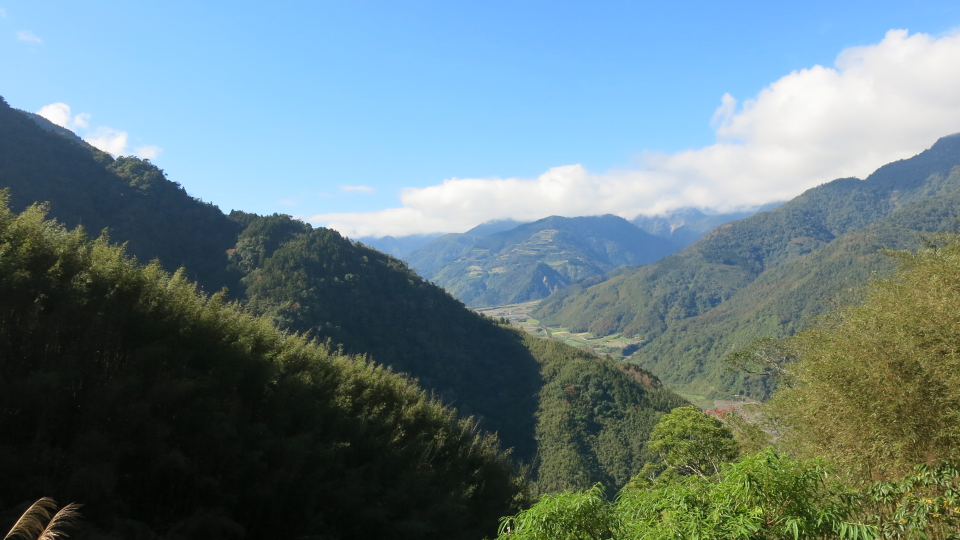
#> input picture Ch3/Image/IMG_4230.JPG, 1920 x 1080 px (shown at 1/2 size)
$ python linearPolar.py
#> lines starting #> are read from the running program, lines starting #| are printed output that depends on the picture
import cv2

if __name__ == "__main__":
    src = cv2.imread("./Image/IMG_4230.JPG")
#> src is the input picture: shape (1080, 1920, 3); mean B, G, R 131.2, 125.6, 103
    cv2.imshow("src", src)

    # 圖像極座標轉換
    dst = cv2.linearPolar(src, (508, 503), 550, cv2.INTER_LINEAR)
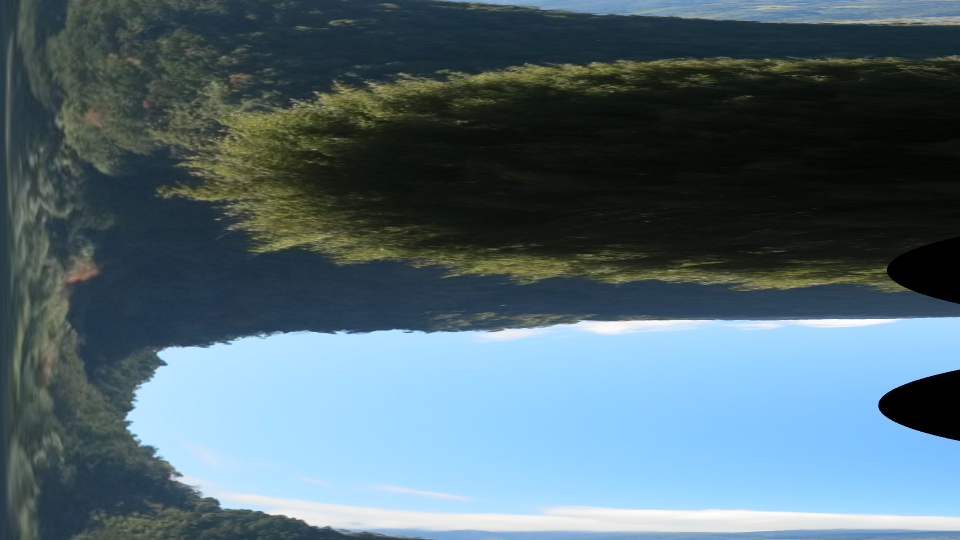
#> dst: shape (1080, 1920, 3) (shown at 1/2 size); mean B, G, R 115.5, 105, 82.3
    cv2.imwrite('./Image/linearPolar.jpg', dst)

    cv2.imshow("dst", dst)
    cv2.waitKey(0)
    cv2.destroyAllWindows()

$ run again, with Ch3/Image/logPolar_M200.jpg copied over Ch3/Image/IMG_4230.JPG
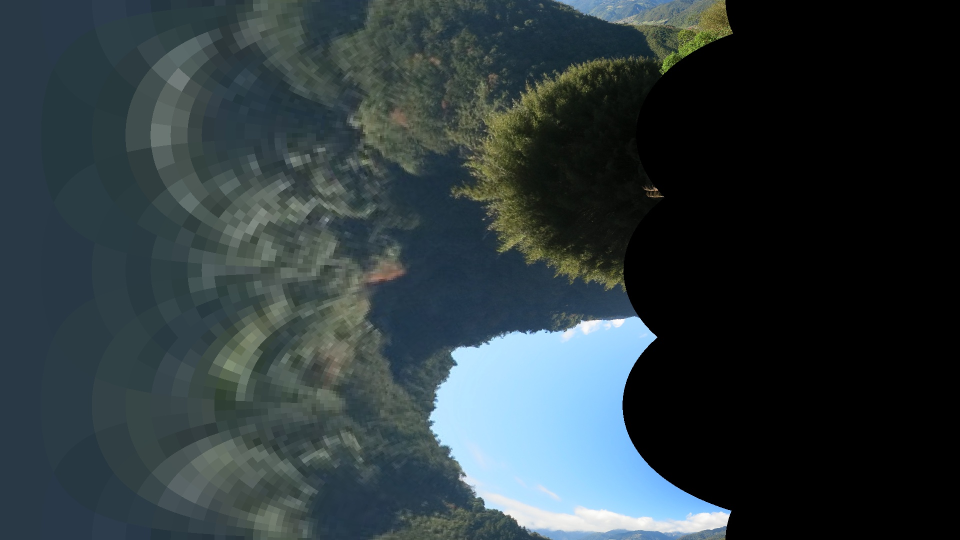
#> input picture Ch3/Image/logPolar_M200.jpg, 1920 x 1080 px (shown at 1/2 size)
#> src is the input picture: shape (1080, 1920, 3); mean B, G, R 62.1, 58.5, 46.4
#> `dst = cv2.linearPolar(src, (508, 503), 550, cv2.INTER_LINEAR)`:
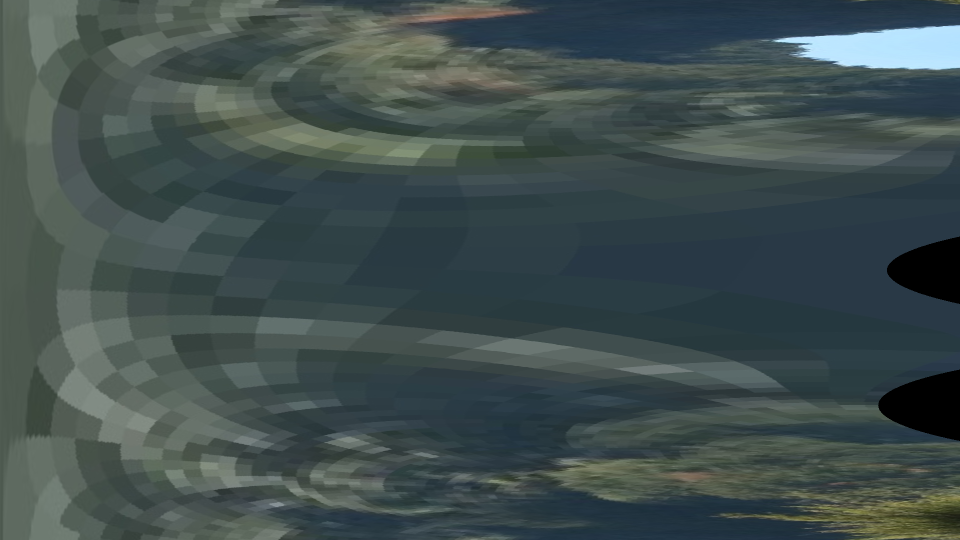
#> dst: shape (1080, 1920, 3) (shown at 1/2 size); mean B, G, R 78.1, 78.4, 64.3
